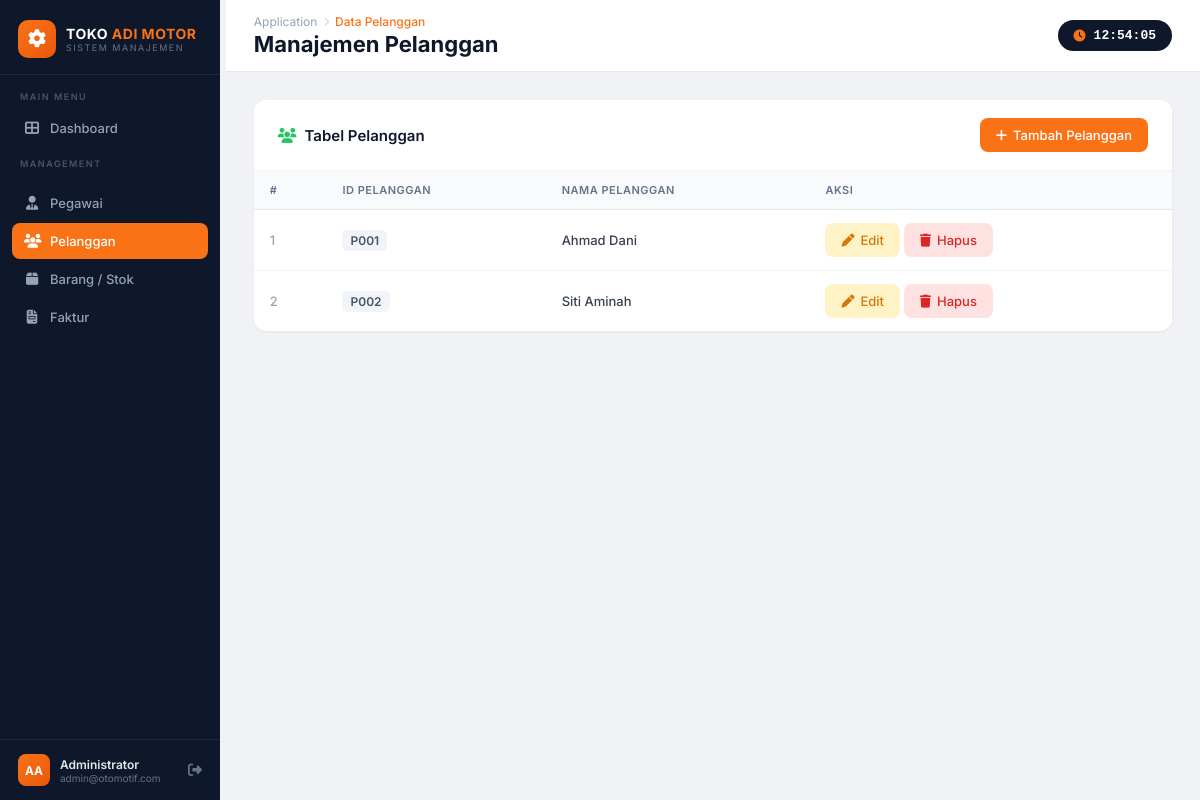
The app's page /pelanggan/pelangganlihat.php with its own data.
### tables this page shows
CREATE TABLE `pelanggan` (
  `idpelanggan` varchar(10) NOT NULL,
  `namapelanggan` varchar(100) NOT NULL
);

### pelanggan/pelangganlihat.php (the view)
<?php include '../config/koneksi.php'; ?>
<?php include '../config/sidebar.php'; ?>
<div class="topbar">
    <div>
        <div class="topbar-breadcrumb">
            <span class="bc-app">Application</span>
            <span class="bc-sep"><i class="fas fa-chevron-right" style="font-size:9px"></i></span>
            <span class="bc-current">Data Pelanggan</span>
        </div>
        <div class="topbar-title">Manajemen Pelanggan</div>
    </div>
    <div class="topbar-clock">
        <i class="fas fa-clock"></i>
        <span id="live-clock">00:00:00</span>
    </div>
</div>
<div class="page-body">
    <div class="card">
        <div class="card-header">
            <span class="card-title"><i class="fas fa-users" style="color:#22c55e;margin-right:8px;"></i>Tabel Pelanggan</span>
            <a href="pelanggantambah.php" class="btn btn-primary"><i class="fas fa-plus"></i> Tambah Pelanggan</a>
        </div>
        <div class="card-body">
            <table>
                <thead>
                    <tr>
                        <th>#</th>
                        <th>ID Pelanggan</th>
                        <th>Nama Pelanggan</th>
                        <th>Aksi</th>
                    </tr>
                </thead>
                <tbody>
                <?php
                $query = mysqli_query($conn, "SELECT * FROM pelanggan");
                $no = 1;
                while ($data = mysqli_fetch_array($query)){ ?>
                <tr>
                    <td style="color:#94a3b8;font-weight:500;"><?php echo $no++; ?></td>
                    <td><span style="background:#f1f5f9;color:#475569;padding:3px 8px;border-radius:5px;font-size:12px;font-weight:600;"><?php echo $data['idpelanggan']; ?></span></td>
                    <td style="font-weight:500;"><?php echo $data['namapelanggan']; ?></td>
                    <td>
                        <a class="btn btn-warning" href="pelangganubah.php?idpelanggan=<?php echo $data['idpelanggan']; ?>"><i class="fas fa-pen"></i> Edit</a>
                        <a class="btn btn-danger" href="pelangganhapus.php?idpelanggan=<?php echo $data['idpelanggan']; ?>" onclick="return confirm('Yakin hapus data pelanggan ini?')"><i class="fas fa-trash"></i> Hapus</a>
                    </td>
                </tr>
                <?php } ?>
                </tbody>
            </table>
        </div>
    </div>
</div>
</div>
</body>
</html>

### config/sidebar.php (style rules this page uses)
* { margin: 0; padding: 0; box-sizing: border-box; }
body { font-family: 'Inter', sans-serif; background: #f0f2f5; display: flex; min-height: 100vh; color: #333; }
.topbar { background: #fff; padding: 14px 28px; display: flex; align-items: center; justify-content: space-between; border-bottom: 1px solid #e2e8f0; position: sticky; top: 0; z-index: 50; }
.topbar-breadcrumb { display: flex; align-items: center; gap: 6px; }
.topbar-breadcrumb .bc-app { color: #94a3b8; font-size: 12px; }
.topbar-breadcrumb .bc-sep { color: #cbd5e1; font-size: 12px; }
.topbar-breadcrumb .bc-current { color: #f97316; font-size: 12px; font-weight: 500; }
.topbar-title { font-size: 22px; font-weight: 700; color: #0f172a; margin-top: 2px; }
.topbar-clock { background: #0f172a; color: #fff; padding: 8px 16px; border-radius: 20px; font-size: 13px; font-weight: 600; font-family: monospace; display: flex; align-items: center; gap: 8px; }
.topbar-clock i { color: #f97316; font-size: 12px; }
.page-body { padding: 28px; flex: 1; }
.card { background: #fff; border-radius: 12px; box-shadow: 0 1px 3px rgba(0,0,0,.06); overflow: hidden; }
.card-header { padding: 18px 24px; border-bottom: 1px solid #f1f5f9; display: flex; align-items: center; justify-content: space-between; }
.card-title { font-size: 15px; font-weight: 600; color: #0f172a; }
.card-body { padding: 0; }
.btn { display: inline-flex; align-items: center; gap: 6px; padding: 9px 16px; border-radius: 8px; font-size: 13px; font-weight: 500; text-decoration: none; border: none; cursor: pointer; transition: all 0.2s; }
.btn-primary { background: #f97316; color: #fff; }
.btn-danger { background: #fee2e2; color: #dc2626; }
.btn-warning { background: #fef3c7; color: #d97706; }
table { width: 100%; border-collapse: collapse; }
table thead th { background: #f8fafc; color: #64748b; font-size: 11px; font-weight: 600; text-transform: uppercase; letter-spacing: 0.5px; padding: 12px 16px; text-align: left; border-bottom: 1px solid #e2e8f0; }
table tbody td { padding: 13px 16px; font-size: 13px; border-bottom: 1px solid #f1f5f9; color: #374151; }
table tbody tr:last-child td { border-bottom: none; }

### records on screen
pelanggan: idpelanggan "P001", namapelanggan "Ahmad Dani"
pelanggan: idpelanggan "P002", namapelanggan "Siti Aminah"
